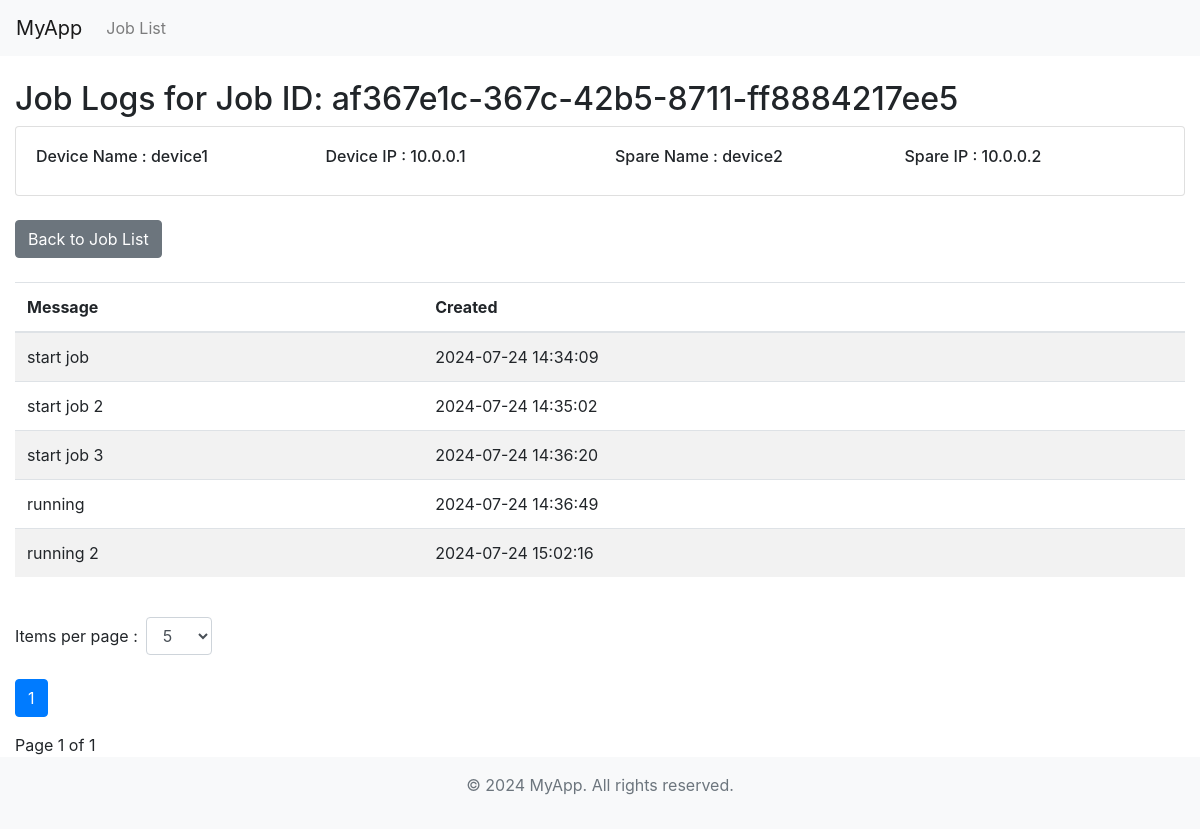
Screenshot of /jobs/af367e1c-367c-42b5-8711-ff8884217ee5/joblogs/ with the database file from the repository.
### jobapp/models.py (models this page shows)
class Job(models.Model):
    job_id = models.UUIDField(default=uuid.uuid4, editable=False, primary_key=True)
    device_name = models.CharField(max_length=255)
    device_ip = models.GenericIPAddressField()
    spare_name = models.CharField(max_length=255)
    spare_ip = models.GenericIPAddressField()
    status = models.CharField(max_length=50)
    created = models.DateTimeField(auto_now_add=True)
    last_updated = models.DateTimeField(auto_now=True)

class JobLog(models.Model):
    job = models.ForeignKey(Job, on_delete=models.CASCADE)
    message = models.TextField()
    created = models.DateTimeField(auto_now_add=True)

### jobapp/views.py (the view)
# urls.py: path('<uuid:job_id>/joblogs/', views.JobLogListView.as_view(), name='joblog_list'),
class JobLogListView(ListView):
    model = JobLog
    template_name = 'jobapp/joblog_list.html'
    context_object_name = 'joblogs'
    paginate_by = 5  # Default value
    def get_queryset(self):
        job_id = self.kwargs.get('job_id')
        return JobLog.objects.filter(job_id=job_id).order_by('created')
    def get_context_data(self, **kwargs):
        context = super().get_context_data(**kwargs)
        job_id = self.kwargs.get('job_id')
        job = get_object_or_404(Job, job_id=job_id)
        context['job'] = job
        context['paginate_by'] = self.get_paginate_by(self.get_queryset())
        return context
    def get_paginate_by(self, queryset):
        paginate_by = self.request.GET.get('paginate_by', self.paginate_by)
        try:
            return int(paginate_by)
        except (TypeError, ValueError):
            return self.paginate_by

### jobapp/templates/jobapp/joblog_list.html (shortened to what this page needs)
{% extends 'base.html' %}
{% block content %}
    <h2>Job Logs for Job ID: {{ job.job_id }}</h2>
    <div class="card">
        <div class="card-body">
            <div class="row">
                <div class="col-md-3">
                    <h6>Device Name : {{ job.device_name }}</h6>
                </div>
                <div class="col-md-3">
                    <h6>Device IP :  {{ job.device_ip }}</h6>
                </div>
                <div class="col-md-3">
                    <h6>Spare Name : {{ job.spare_name }}</h6>
                </div>
                <div class="col-md-3">
                    <h6>Spare IP : {{ job.spare_ip }}</h6>
                </div>
            </div>
        </div>
    </div>
    <div class="mt-4">
        <a class="btn btn-secondary" href="{% url 'jobs:job_list' %}">Back to Job List</a>
    </div>
    <div class="mt-4 table-responsive">
        <table class="table table-striped">
            <thead>
                <tr>
                    <th>Message</th>
                    <th>Created</th>
                </tr>
            </thead>
            <tbody>
                {% for log in joblogs %}
                <tr>
                    <td>{{ log.message }}</td>
                    <td>{{ log.created|date:"Y-m-d H:i:s" }}</td>
                </tr>
                {% empty %}
                <tr>
                    <td colspan="2">No logs found for this job.</td>
                </tr>
                {% endfor %}
            </tbody>
        </table>
    </div>
    <div class="mt-4">
        <form method="get" action="" class="form-inline">
            <label class="mr-2"  for="paginate_by">Items per page : </label>
            <select name="paginate_by" id="paginate_by" class="form-control mr-2" onchange="this.form.submit()">
                <option value="5" {% if paginate_by == 5 %}selected{% endif %}>5</option>
            </select>
        </form>
        <br>
        <ul class="pagination">
            {% for num in page_obj.paginator.page_range %}
                {% if num == page_obj.number %}
                    <li class="page-item active" aria-current="page">
                        <span class="page-link">{{ num }}</span>
                    </li>
                {% else %}
                    <li class="page-item">
                        <a class="page-link" href="?page={{ num }}&paginate_by={{ paginate_by }}">{{ num }}</a>
                    </li>
                {% endif %}
            {% endfor %}
        </ul>
        <span>Page {{ page_obj.number }} of {{ page_obj.paginator.num_pages }}</span>
    </div>
{% endblock %}

### rows the page displays
Job: job_id "af367e1c-367c-42b5-8711-ff8884217ee5", device_name "device1", device_ip "10.0.0.1", spare_name "device2", spare_ip "10.0.0.2"
JobLog: message "start job", created "2024-07-24 14:34:09"
JobLog: message "start job 2", created "2024-07-24 14:35:02"
JobLog: message "start job 3", created "2024-07-24 14:36:20"
JobLog: message "running", created "2024-07-24 14:36:49"
JobLog: message "running 2", created "2024-07-24 15:02:16"

### other values shown
{{ num }} "1"
{{ page_obj.number }} "1"
{{ page_obj.paginator.num_pages }} "1"
